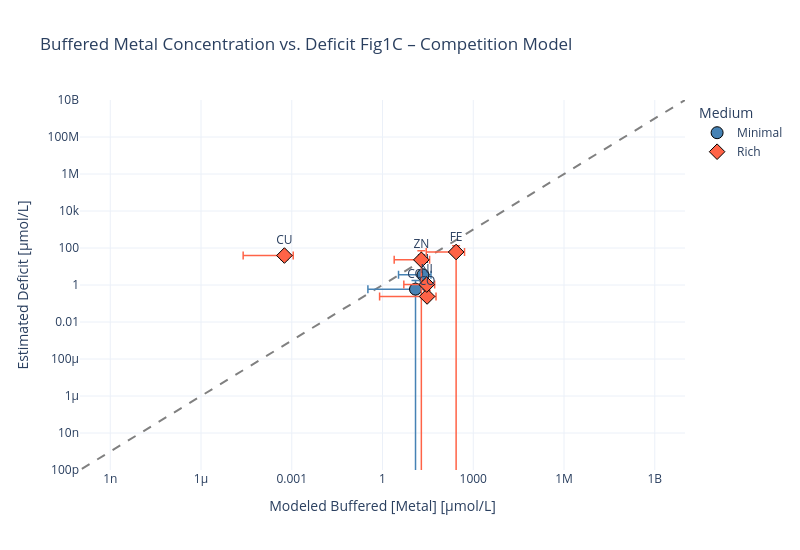

This figure's notebook cell:
### Code cell
plot_df_comp = build_plot_df(
    est_competition_minimal_lb, est_competition_minimal_ub,
    est_competition_rich_lb,    est_competition_rich_ub,
    deficit_minimal, deficit_rich,
)

x_ref = np.logspace(-20, 10, 100)
fig1 = go.Figure()
fig1.add_trace(go.Scatter(
    x=x_ref * 1e6, y=x_ref * 1e6,
    mode='lines', name='y = x',
    line=dict(color="gray", dash="dash"), showlegend=False,
))

for medium, grp in plot_df_comp.groupby("Medium"):
    x_lb     = grp["est_buf_lb_M"]     * 1e6
    x_ub     = grp["est_buf_ub_M"]     * 1e6
    x_center = grp["est_buf_center_M"] * 1e6
    y        = grp["deficit_M"]        * 1e6
    y_err    = grp["deficit_M_err"]    * 1e6
    fig1.add_trace(go.Scatter(
        x=x_center,
        y=y,
        mode='markers+text',
        name=medium,
        text=grp["Element"],
        textposition='top center',
        marker=dict(size=12, color=COLORS[medium], symbol=SYMBOLS[medium],
                    line=dict(width=1, color="black")),
        error_x=dict(
            type='data', symmetric=False,
            array=(x_ub - x_center).tolist(),
            arrayminus=(x_center - x_lb).tolist(),
            visible=True, thickness=1.5,
        ),
        error_y=dict(
            type='data',
            array=y_err.tolist(),
            visible=True, thickness=1.5,
        ),
    ))

fig1.update_layout(
    title='Buffered Metal Concentration vs. Deficit Fig1C – Competition Model',
    xaxis=dict(title="Modeled Buffered [Metal] [µmol/L]", type="log", range=[-10, 10]),
    yaxis=dict(title="Estimated Deficit [µmol/L]",             type="log", range=[-10, 10]),
    legend_title='Medium', template='plotly_white', width=800, height=550,
)
fig1.show()

### Figure 1 — Plotly figure (JSON) as saved in the notebook; plotly's stock layout.template omitted (floating-point values rounded to 4 significant figures)
{"data": [{"line": {"color": "gray", "dash": "dash"}, "mode": "lines", "name": "y = x", "showlegend": false, "x": [1e-14, 2.009e-14, 4.037e-14, 8.111e-14, 1.63e-13, 3.275e-13, 6.579e-13, 1.322e-12, 2.656e-12, 5.337e-12, 1.072e-11, 2.154e-11, 4.329e-11, 8.697e-11, 1.748e-10, 3.511e-10, 7.055e-10, 1.417e-09, 2.848e-09, 5.722e-09, 1.15e-08, 2.31e-08, 4.642e-08, 9.326e-08, 1.874e-07, 3.765e-07, 7.565e-07, 1.52e-06, 3.054e-06, 6.136e-06, 1.233e-05, 2.477e-05, 4.977e-05, 0.0001, 0.0002009, 0.0004037, 0.0008111, 0.00163, 0.003275, 0.006579, 0.01322, 0.02656, 0.05337, 0.1072, 0.2154, 0.4329, 0.8697, 1.748, 3.511, 7.055, 14.17, 28.48, 57.22, 115.0, 231.0, 464.2, 932.6, 1874.0, 3765.0, 7565.0, 15200.0, 30540.0, 61360.0, 123300.0, 247700.0, 497700.0, 1000000.0, 2009000.0, 4037000.0, 8111000.0, 16300000.0, 32750000.0, 65790000.0, 132200000.0, 265600000.0, 533700000.0, 1072000000.0, 2154000000.0, 4329000000.0, 8697000000.0, 17480000000.0, 35110000000.0, 70550000000.0, 141700000000.0, 284800000000.0, 572200000000.0, 1150000000000.0, 2310000000000.0, 4642000000000.0, 9326000000000.0, 18740000000000.0, 37650000000000.0, 75650000000000.0, 152000000000000.0, 305400000000000.0, 613600000000000.0, 1233000000000000.0, 2477000000000000.0, 4977000000000000.0, 1e+16], "y": [1e-14, 2.009e-14, 4.037e-14, 8.111e-14, 1.63e-13, 3.275e-13, 6.579e-13, 1.322e-12, 2.656e-12, 5.337e-12, 1.072e-11, 2.154e-11, 4.329e-11, 8.697e-11, 1.748e-10, 3.511e-10, 7.055e-10, 1.417e-09, 2.848e-09, 5.722e-09, 1.15e-08, 2.31e-08, 4.642e-08, 9.326e-08, 1.874e-07, 3.765e-07, 7.565e-07, 1.52e-06, 3.054e-06, 6.136e-06, 1.233e-05, 2.477e-05, 4.977e-05, 0.0001, 0.0002009, 0.0004037, 0.0008111, 0.00163, 0.003275, 0.006579, 0.01322, 0.02656, 0.05337, 0.1072, 0.2154, 0.4329, 0.8697, 1.748, 3.511, 7.055, 14.17, 28.48, 57.22, 115.0, 231.0, 464.2, 932.6, 1874.0, 3765.0, 7565.0, 15200.0, 30540.0, 61360.0, 123300.0, 247700.0, 497700.0, 1000000.0, 2009000.0, 4037000.0, 8111000.0, 16300000.0, 32750000.0, 65790000.0, 132200000.0, 265600000.0, 533700000.0, 1072000000.0, 2154000000.0, 4329000000.0, 8697000000.0, 17480000000.0, 35110000000.0, 70550000000.0, 141700000000.0, 284800000000.0, 572200000000.0, 1150000000000.0, 2310000000000.0, 4642000000000.0, 9326000000000.0, 18740000000000.0, 37650000000000.0, 75650000000000.0, 152000000000000.0, 305400000000000.0, 613600000000000.0, 1233000000000000.0, 2477000000000000.0, 4977000000000000.0, 1e+16], "type": "scatter"}, {"error_x": {"array": [12.02, 18.38], "arrayminus": [12.02, 18.38], "symmetric": false, "thickness": 1.5, "type": "data", "visible": true}, "error_y": {"array": [1.145, 1.154], "thickness": 1.5, "type": "data", "visible": true}, "marker": {"color": "steelblue", "line": {"color": "black", "width": 1}, "size": 12, "symbol": "circle"}, "mode": "markers+text", "name": "Minimal", "text": ["CO", "NI"], "textposition": "top center", "x": [12.35, 21.76], "y": [0.5957, 3.546], "type": "scatter"}, {"error_x": {"array": [243.6, 29.01, 23.96, 0.0005473, 16.81], "arrayminus": [243.6, 29.01, 23.96, 0.0005473, 16.81], "symmetric": false, "thickness": 1.5, "type": "data", "visible": true}, "error_y": {"array": [71.59, 0.05403, 0.5487, 15.88, 49.17], "thickness": 1.5, "type": "data", "visible": true}, "marker": {"color": "tomato", "line": {"color": "black", "width": 1}, "size": 12, "symbol": "diamond"}, "mode": "markers+text", "name": "Rich", "text": ["FE", "CO", "NI", "CU", "ZN"], "textposition": "top center", "x": [271.5, 29.81, 29.03, 0.000572, 19.24], "y": [60.76, 0.2397, 1.057, 39.1, 22.9], "type": "scatter"}], "layout": {"xaxis": {"title": {"text": "Modeled Buffered [Metal] [µmol/L]"}, "type": "log", "range": [-10, 10]}, "yaxis": {"title": {"text": "Estimated Deficit [µmol/L]"}, "type": "log", "range": [-10, 10]}, "title": {"text": "Buffered Metal Concentration vs. Deficit Fig1C – Competition Model"}, "legend": {"title": {"text": "Medium"}}, "width": 800, "height": 550}}
